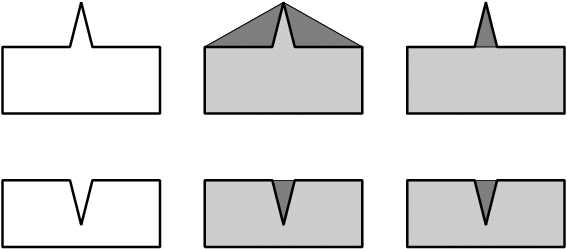
#> input picture Image_Segmentation_and_Shapes_Detection/figs.png, 567 x 249 px
$ python p3.py
#> lines starting #> are read from the running program, lines starting #| are printed output that depends on the picture; after the words box and inside, x2 and y2 are one past the last pixel; in counts of white or black regions, pixels touching at a corner belong together
#> further down, img is the input picture: shape (249, 567, 3); min 0, max 255, mean 223.2
# García Santoyo, Lissethe Alejandra 17110106
# Sistemas de visión artificial y procesamiento de imágenes
# Chapter 8:"Detectando formas y segmentando una imagen"
# Archive: "programa_3_17110106.py"

# Formas convexas parte 2

import sys

import cv2
import numpy as np

# La entrada es una imagen a color
def get_contours(img):
    img_gray = cv2.cvtColor(img, cv2.COLOR_BGR2GRAY)
    ret, thresh = cv2.threshold(img_gray, 127, 255, 0)
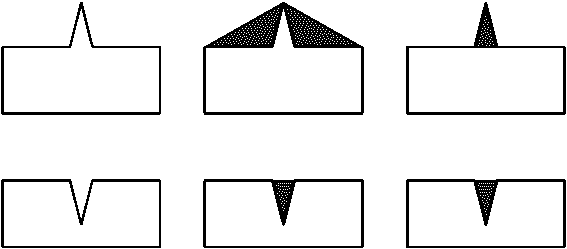
#> thresh: shape (249, 567); 91.8% white; 6 black regions
    contours, hierarchy = cv2.findContours(thresh, 2, 1)
#> contours = 493 contours, 480 with area under 20; largest, box (x1, y1, x2, y2) and area: (0, 0, 567, 249) 140368, (202, 1, 365, 116) 14799, (405, 1, 567, 116) 11896, (0, 1, 162, 116) 11890, (202, 178, 365, 249) 11310

    return contours

if __name__ == '__main__':
    img = cv2.imread('figs.png')

    # Iteramos sobre los contornos extraídos
    for contour in get_contours(img):
        orig_contour = contour
        epsilon = 0.01 * cv2.arcLength(contour, True)
        contour = cv2.approxPolyDP(contour, epsilon, True)

        # Extraemos el casco convexo y los defectos de convexidad
        hull = cv2.convexHull(contour, returnPoints = False)
        defects = cv2.convexityDefects(contour, hull)

        if defects is None:
            continue

        # Dibuja las líneas y círculos para mostrar los defetos
        for i in range(defects.shape[0]):
            start_defect, end_defect, far_defect, _ = defects[i, 0]
            start = tuple(contour[start_defect][0])
            end = tuple(contour[end_defect][0])
            far = tuple(contour[far_defect][0])
            cv2.circle(img, far, 7, (255, 0, 0), -1)
            cv2.drawContours(img, [orig_contour], -1, (0, 0, 0), 3)
#> this loop made 493 passes
#> orig_contour on passes 1 to 3: [[486, 214]], [[485, 211]], [[283, 210]]
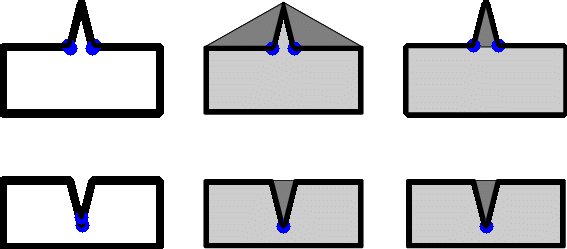
#> img: shape (249, 567, 3); 9.8% of pixels changed, all inside (x1, y1, x2, y2) = (0, 0, 567, 249)

cv2.imshow('Defectos de convexidad', img)
cv2.waitKey(0)
cv2.destroyAllWindows()

$ run again, with Image_Segmentation_and_Shapes_Detection/sh.jpg saved as Image_Segmentation_and_Shapes_Detection/figs.png
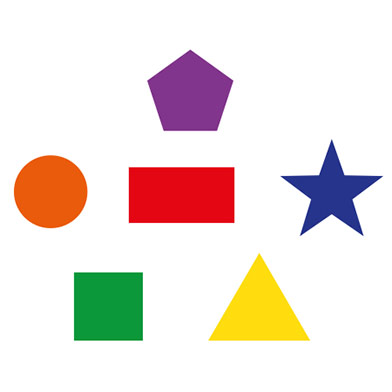
#> input picture Image_Segmentation_and_Shapes_Detection/sh.jpg, 392 x 392 px
#> img is the input picture: shape (392, 392, 3); mean B, G, R 219.9, 225.8, 236.9
#> in get_contours, `ret, thresh = cv2.threshold(img_gray, 127, 255, 0)`:
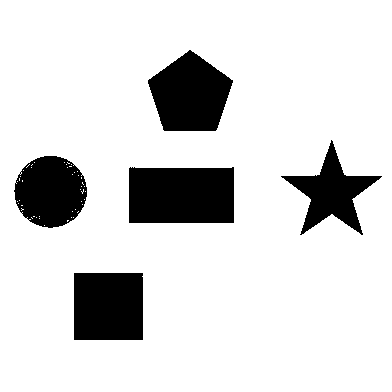
#> thresh: shape (392, 392); 85.3% white; 5 black regions
#> contours = 53 contours, 47 with area under 20; largest, box (x1, y1, x2, y2) and area: (0, 0, 392, 392) 152881, (128, 166, 235, 224) 5940, (147, 49, 234, 132) 4912, (73, 272, 144, 341) 4757, (13, 155, 88, 229) 4168, (280, 139, 383, 236) 3532
#> the loop `for contour in get_contours(img):` made 53 passes
#> (orig_contour, epsilon, hull) on passes 1, 3, 4, 5, 6, 7, 8, 9: ([[44, 225]], 0, [0]), ([[39, 218]], 0, [0]), ([[73, 217]], 0, [0]), ([[71, 217]], 0, [0]), ([[36, 217]], 0, [0]), ([[31, 217], [32, 218]], 0.0283, [1, 0]), ([[39, 216]], 0, [0]), ([[33, 216], [34, 216]], 0.02, [1, 0])
#> after the loop `for contour in get_contours(img):`:
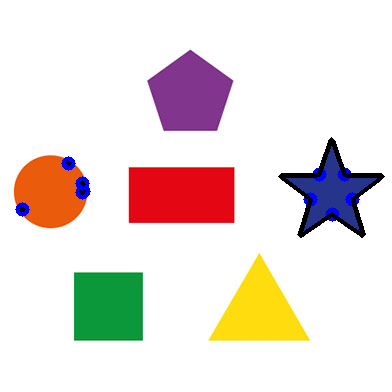
#> img: shape (392, 392, 3); 1.76% of pixels changed, all inside (x1, y1, x2, y2) = (15, 137, 385, 238)
